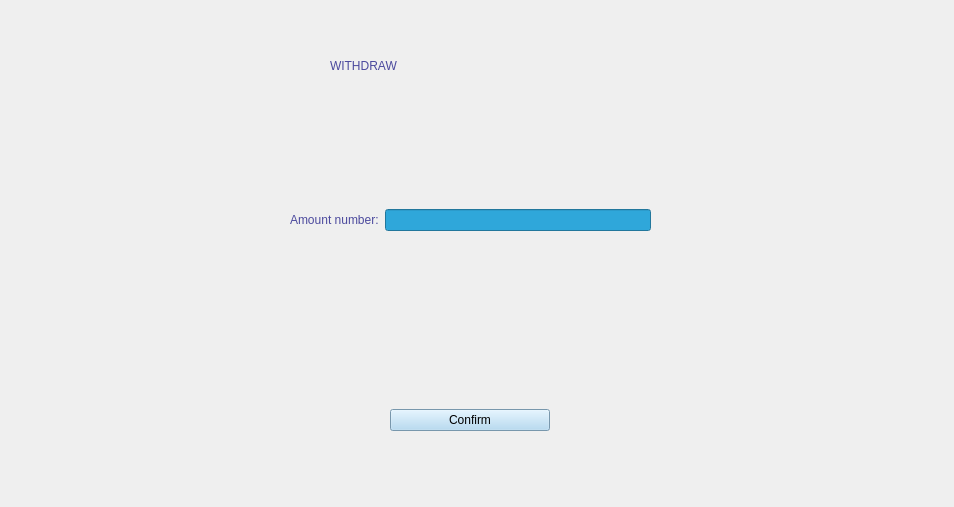
<?xml version="1.0" encoding="UTF-8"?>
<ui version="4.0">
 <class>Withdraw</class>
 <widget class="QWidget" name="Withdraw">
  <property name="geometry">
   <rect>
    <x>0</x>
    <y>0</y>
    <width>954</width>
    <height>507</height>
   </rect>
  </property>
  <property name="windowTitle">
   <string>Form</string>
  </property>
  <property name="styleSheet">
   <string notr="true"/>
  </property>
  <widget class="QLabel" name="label">
   <property name="geometry">
    <rect>
     <x>330</x>
     <y>10</y>
     <width>461</width>
     <height>111</height>
    </rect>
   </property>
   <property name="styleSheet">
    <string notr="true">color: rgb(75, 73, 157);
font: 700 28pt &quot;Segoe UI&quot;;</string>
   </property>
   <property name="text">
    <string>WITHDRAW</string>
   </property>
  </widget>
  <widget class="QWidget" name="verticalLayoutWidget_3">
   <property name="geometry">
    <rect>
     <x>390</x>
     <y>380</y>
     <width>160</width>
     <height>80</height>
    </rect>
   </property>
   <layout class="QVBoxLayout" name="verticalLayout_3">
    <item>
     <widget class="QPushButton" name="pushButton">
      <property name="styleSheet">
       <string notr="true">background-color: rgb(168, 212, 241);
font: 700 9pt &quot;Segoe UI&quot;;</string>
      </property>
      <property name="text">
       <string>Confirm</string>
      </property>
     </widget>
    </item>
   </layout>
  </widget>
  <widget class="QWidget" name="horizontalLayoutWidget">
   <property name="geometry">
    <rect>
     <x>290</x>
     <y>180</y>
     <width>361</width>
     <height>80</height>
    </rect>
   </property>
   <layout class="QHBoxLayout" name="horizontalLayout">
    <item>
     <widget class="QLabel" name="label_2">
      <property name="styleSheet">
       <string notr="true">color: rgb(75, 73, 157);
font: 700 15pt &quot;Segoe UI&quot;;</string>
      </property>
      <property name="text">
       <string>Amount number:</string>
      </property>
     </widget>
    </item>
    <item>
     <widget class="QLineEdit" name="lineEdit">
      <property name="styleSheet">
       <string notr="true">background-color: rgb(47, 167, 218);</string>
      </property>
     </widget>
    </item>
   </layout>
  </widget>
 </widget>
 <resources/>
 <connections/>
</ui>
